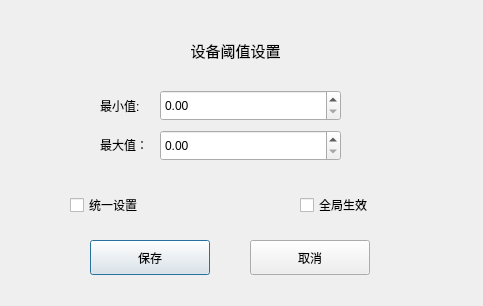
<?xml version="1.0" encoding="UTF-8"?>
<ui version="4.0">
 <class>Pdu_SetThresholdDlg</class>
 <widget class="QDialog" name="Pdu_SetThresholdDlg">
  <property name="geometry">
   <rect>
    <x>0</x>
    <y>0</y>
    <width>483</width>
    <height>306</height>
   </rect>
  </property>
  <property name="maximumSize">
   <size>
    <width>483</width>
    <height>306</height>
   </size>
  </property>
  <property name="windowTitle">
   <string>Dialog</string>
  </property>
  <property name="styleSheet">
   <string notr="true">font: 11pt &quot;微软雅黑&quot;;</string>
  </property>
  <widget class="QLabel" name="titleLabel">
   <property name="geometry">
    <rect>
     <x>90</x>
     <y>20</y>
     <width>291</width>
     <height>60</height>
    </rect>
   </property>
   <property name="font">
    <font>
     <family>微软雅黑</family>
     <pointsize>11</pointsize>
     <weight>50</weight>
     <italic>false</italic>
     <bold>false</bold>
    </font>
   </property>
   <property name="styleSheet">
    <string notr="true">color: rgb(0, 0, 0);</string>
   </property>
   <property name="text">
    <string>设备阈值设置</string>
   </property>
   <property name="alignment">
    <set>Qt::AlignCenter</set>
   </property>
  </widget>
  <widget class="QLabel" name="label_2">
   <property name="geometry">
    <rect>
     <x>100</x>
     <y>91</y>
     <width>61</width>
     <height>30</height>
    </rect>
   </property>
   <property name="styleSheet">
    <string notr="true">color: rgb(0, 0, 0);</string>
   </property>
   <property name="text">
    <string>最小值:</string>
   </property>
  </widget>
  <widget class="QLabel" name="label_5">
   <property name="geometry">
    <rect>
     <x>100</x>
     <y>130</y>
     <width>61</width>
     <height>30</height>
    </rect>
   </property>
   <property name="styleSheet">
    <string notr="true">color: rgb(0, 0, 0);</string>
   </property>
   <property name="text">
    <string>最大值：</string>
   </property>
  </widget>
  <widget class="QCheckBox" name="uniteCheckBox">
   <property name="geometry">
    <rect>
     <x>70</x>
     <y>190</y>
     <width>180</width>
     <height>30</height>
    </rect>
   </property>
   <property name="styleSheet">
    <string notr="true">color: rgb(0, 0, 0);</string>
   </property>
   <property name="text">
    <string>统一设置</string>
   </property>
  </widget>
  <widget class="QCheckBox" name="wholeCheckBox">
   <property name="geometry">
    <rect>
     <x>300</x>
     <y>190</y>
     <width>181</width>
     <height>30</height>
    </rect>
   </property>
   <property name="styleSheet">
    <string notr="true">color: rgb(0, 0, 0);</string>
   </property>
   <property name="text">
    <string>全局生效</string>
   </property>
  </widget>
  <widget class="QPushButton" name="saveBtn">
   <property name="geometry">
    <rect>
     <x>90</x>
     <y>240</y>
     <width>120</width>
     <height>35</height>
    </rect>
   </property>
   <property name="text">
    <string>保存</string>
   </property>
  </widget>
  <widget class="QPushButton" name="cancelBtn">
   <property name="geometry">
    <rect>
     <x>250</x>
     <y>240</y>
     <width>120</width>
     <height>35</height>
    </rect>
   </property>
   <property name="text">
    <string>取消</string>
   </property>
  </widget>
  <widget class="QDoubleSpinBox" name="minSpin">
   <property name="geometry">
    <rect>
     <x>160</x>
     <y>90</y>
     <width>181</width>
     <height>31</height>
    </rect>
   </property>
   <property name="styleSheet">
    <string notr="true">color: rgb(0, 0, 0);</string>
   </property>
   <property name="maximum">
    <double>1000.000000000000000</double>
   </property>
  </widget>
  <widget class="QDoubleSpinBox" name="maxSpin">
   <property name="geometry">
    <rect>
     <x>160</x>
     <y>130</y>
     <width>181</width>
     <height>31</height>
    </rect>
   </property>
   <property name="styleSheet">
    <string notr="true">color: rgb(0, 0, 0);</string>
   </property>
   <property name="maximum">
    <double>500.000000000000000</double>
   </property>
  </widget>
 </widget>
 <tabstops>
  <tabstop>cancelBtn</tabstop>
  <tabstop>minSpin</tabstop>
  <tabstop>maxSpin</tabstop>
  <tabstop>uniteCheckBox</tabstop>
  <tabstop>wholeCheckBox</tabstop>
  <tabstop>saveBtn</tabstop>
 </tabstops>
 <resources/>
 <connections>
  <connection>
   <sender>cancelBtn</sender>
   <signal>clicked()</signal>
   <receiver>Pdu_SetThresholdDlg</receiver>
   <slot>close()</slot>
   <hints>
    <hint type="sourcelabel">
     <x>239</x>
     <y>257</y>
    </hint>
    <hint type="destinationlabel">
     <x>160</x>
     <y>152</y>
    </hint>
   </hints>
  </connection>
 </connections>
</ui>
